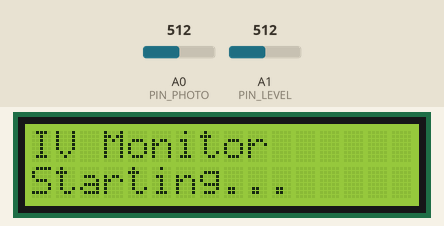
Bench run of a sketch on a simulated Arduino Uno, built with avr-gcc and run on an emulated ATmega328P. Parts: 16×2 character LCD. Inputs (shaded band) come from the test bench; at power-on: A0 (PIN_PHOTO) = 512, A1 (PIN_LEVEL) = 512. What the sketch prints to the serial monitor is not drawn.

Above: at 0.24 s.
At 5.0 s:
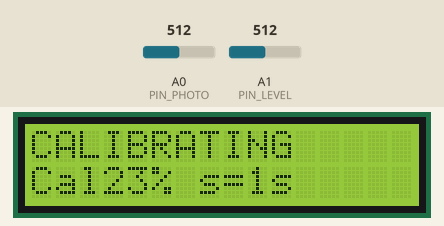
At 10.2 s:
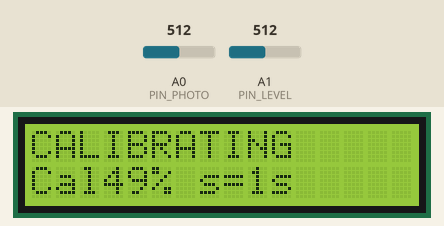
At 15.4 s:
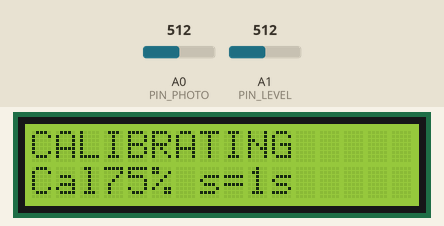
At 20.5 s:
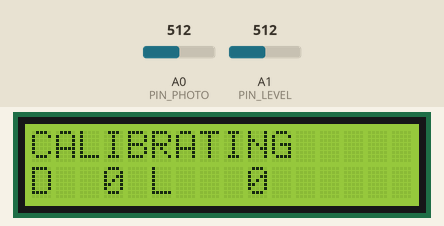
At 21.3 s:
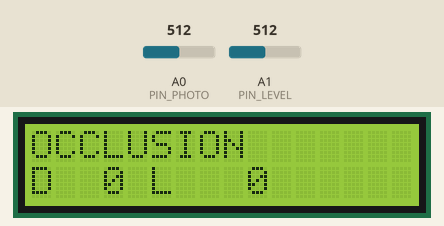

Measured:
- what the display in image 1 shows lasts 0.4 s, from 4.8 s to 5.2 s
- what the display in image 4 shows lasts 0.8 s, from 20.4 s to 21.2 s

The sketch:

iiiv_classifier.ino
```cpp
/*
 * IIIV — Water Level + Drip Rate Classifier (production-intent build)
 *
 * Designed for use with medical-grade IV bags. Fuses photoresistor drip-rate
 * sampling against water-level trend to classify normal flow, occlusion, and
 * leak states. This is the algorithm described in the project pitch deck.
 *
 * Status: bench-tested on prototype hardware during MedTech Hackathon 2026.
 * NOT clinically validated. Tuning constants (thresholds, window sizes) will
 * require recalibration for production IV bag geometry.
 */

#include <Arduino.h>
#include <LiquidCrystal.h>
#include <math.h>

// LCD1602 (Parallel) pins
static const uint8_t LCD_RS = 12;
static const uint8_t LCD_E  = 11;
static const uint8_t LCD_D4 = 5;
static const uint8_t LCD_D5 = 4;
static const uint8_t LCD_D6 = 3;
static const uint8_t LCD_D7 = 2;

LiquidCrystal lcd(LCD_RS, LCD_E, LCD_D4, LCD_D5, LCD_D6, LCD_D7);

// Sensor pins
static const uint8_t PIN_PHOTO = A0;
static const uint8_t PIN_LEVEL = A1;

// Timing
static const uint32_t SAMPLE_MS      = 50;
static const uint32_t WINDOW_MS      = 5000;   // compute rates every 5s
static const uint32_t DISPLAY_MS     = 400;
static const uint32_t CALIBRATION_MS = 4 * WINDOW_MS;  // baseline capture duration

// "State must persist"
static const uint32_t sTime = 1;
static const uint32_t STABLE_TIME_MS = sTime * 1000UL;

// Photoresistor drop detection tuning
static const int      PHOTO_DROP_DELTA = 16;   // lower threshold => detect smaller drip pulses
static const uint32_t PHOTO_MIN_MS_BETWEEN_DROPS = 120; // allow denser drip events
static const float    PHOTO_BASELINE_ALPHA = 0.015f; // slower baseline adaptation keeps transient sensitivity
static const uint8_t  PHOTO_MEDIAN_SAMPLES = 5; // odd number for median filter
static const float    PHOTO_FILTER_ALPHA = 0.30f; // light EMA after median for jitter reduction

// Water level filtering/tuning
static const float LEVEL_FILTER_ALPHA = 0.07f; // lower alpha for stronger smoothing
static const uint8_t LEVEL_MEDIAN_SAMPLES = 5; // odd number for median filter
static const float LEVEL_CHANGE_EPS   = 20.0f;   // delta threshold over WINDOW_MS; change between 20 and 40 depending on what works and what doesn't
static const float LEVEL_RATE_EPS     = LEVEL_CHANGE_EPS * (60000 / WINDOW_MS);   // near-zero rate threshold (units/min)

// Leak detection can use a tighter threshold than occlusion deadband.
static const float LEAK_LEVEL_DROP_EPS = 8.0f; // minimum decrease over WINDOW_MS to treat as leak-like
static const float LEAK_LEVEL_RATE_EPS = LEAK_LEVEL_DROP_EPS * (60000 / WINDOW_MS);

// Classification thresholds
static const float DROP_RATE_CLOSE_PCT  = 0.20f; // within ±20% baseline => close (stricter drip-rate matching)
static const float LEVEL_RATE_CLOSE_PCT = 0.30f; // within ±30% baseline => close
static const float DROP_RATE_LOW_FRAC   = 0.80f; // <= 80% of baseline => reduced/suspect
static const float NO_DROP_RATE_DPM     = 2.0f;  // <2 drops/min => no drops

// Status
enum class Status {
  CALIBRATING,
  NORMAL_FLOW,
  OCCLUSION,
  LEAK,
  REDUCED_SUSPECT,
  UNKNOWN
};

struct Rates {
  float dropRateDPM;    // drops/min
  float levelRateUPM;   // ADC units/min
  float levelDelta;     // ADC units over window
  uint32_t dropsInWindow;
};

// State
static uint32_t lastSampleMs  = 0;
static uint32_t lastDisplayMs = 0;

// init flags
static bool photoInit = false;
static bool photoFilterInit = false;
static bool levelInit = false;

static float photoBaseline = 0.0f;
static float photoFiltered = 0.0f;
static float levelFiltered = 0.0f;

static uint32_t lastDropMs = 0;
static bool dropArmed = true;

static uint32_t windowStartMs = 0;
static float levelAtWindowStart = 0.0f;
static uint32_t dropsInCurrentWindow = 0;

static Rates currentRates = {0, 0, 0, 0};
static bool haveRates = false; // valid after first full WINDOW_MS compute

// Baselines
static bool baselinesReady = false;
static float baselineDropRateDPM = 0.0f;
static float baselineLevelRateUPM = 0.0f;

// Calibration accumulators
static uint32_t calibStartMs = 0;
static uint32_t calibWindowCount = 0;
static float calibDropRateSum = 0.0f;
static float calibLevelRateSum = 0.0f;

// Candidate vs Committed (stability timer)
static Status committedStatus = Status::CALIBRATING;
static Status candidateStatus = Status::CALIBRATING;
static uint32_t candidateSinceMs = 0;

// Helpers
static float pctDiff(float a, float b) {
  const float denom = (fabsf(b) < 1e-3f) ? 1.0f : fabsf(b);
  return fabsf(a - b) / denom;
}

static const char* statusToText(Status s) {
  switch (s) {
    case Status::CALIBRATING:     return "CALIBRATING";
    case Status::NORMAL_FLOW:     return "NORMAL FLOW";
    case Status::OCCLUSION:       return "OCCLUSION";
    case Status::LEAK:            return "LEAK";
    case Status::REDUCED_SUSPECT: return "REDUCED/SUSPECT";
    default:                      return "UNKNOWN";
  }
}

static void lcdPrintPadded(const char* l1, const char* l2) {
  lcd.setCursor(0, 0);
  lcd.print("                ");
  lcd.setCursor(0, 0);
  lcd.print(l1);

  lcd.setCursor(0, 1);
  lcd.print("                ");
  lcd.setCursor(0, 1);
  lcd.print(l2);
}

// UNO NOTE: printf/snprintf generally don't support %f; format LCD with integers.
static void buildRatesLine(char out[17]) {
  long d = lroundf(currentRates.dropRateDPM);
  long l = lroundf(currentRates.levelRateUPM);
  d = constrain(d, -999L, 9999L);
  l = constrain(l, -9999L, 9999L);
  snprintf(out, 17, "D%3ld L%4ld", d, l);
}

static int readDenoisedPhotoAnalog() {
  int samples[PHOTO_MEDIAN_SAMPLES];
  for (uint8_t i = 0; i < PHOTO_MEDIAN_SAMPLES; ++i) {
    samples[i] = analogRead(PIN_PHOTO);
    delayMicroseconds(80);
  }

  for (uint8_t i = 1; i < PHOTO_MEDIAN_SAMPLES; ++i) {
    int key = samples[i];
    int j = i;
    while (j > 0 && samples[j - 1] > key) {
      samples[j] = samples[j - 1];
      --j;
    }
    samples[j] = key;
  }

  const int medianRaw = samples[PHOTO_MEDIAN_SAMPLES / 2];
  if (!photoFilterInit) {
    photoFiltered = (float)medianRaw;
    photoFilterInit = true;
  } else {
    photoFiltered = (1.0f - PHOTO_FILTER_ALPHA) * photoFiltered
                  + PHOTO_FILTER_ALPHA * (float)medianRaw;
  }

  return (int)lroundf(photoFiltered);
}

static int readMedianAnalog(uint8_t pin) {
  int samples[LEVEL_MEDIAN_SAMPLES];
  for (uint8_t i = 0; i < LEVEL_MEDIAN_SAMPLES; ++i) {
    samples[i] = analogRead(pin);
    delayMicroseconds(120);
  }

  for (uint8_t i = 1; i < LEVEL_MEDIAN_SAMPLES; ++i) {
    int key = samples[i];
    int j = i;
    while (j > 0 && samples[j - 1] > key) {
      samples[j] = samples[j - 1];
      --j;
    }
    samples[j] = key;
  }

  return samples[LEVEL_MEDIAN_SAMPLES / 2];
}

// Drop detection
static void updateDropDetection(int photoRaw, uint32_t nowMs) {
  if (!photoInit) {
    photoBaseline = (float)photoRaw;
    photoInit = true;
  }

  const float diff = fabsf((float)photoRaw - photoBaseline);

  if (dropArmed) {
    if (diff >= (float)PHOTO_DROP_DELTA) {
        if (nowMs - lastDropMs >= PHOTO_MIN_MS_BETWEEN_DROPS) {
            dropsInCurrentWindow++;
            lastDropMs = nowMs;
        }
        dropArmed = false;
    } else {
        photoBaseline = (1.0f - PHOTO_BASELINE_ALPHA) * photoBaseline
                      + PHOTO_BASELINE_ALPHA * (float)photoRaw;
    }
  } else {
    if (diff <= (float)(PHOTO_DROP_DELTA / 2)) {
        dropArmed = true;
    }
  }

}

// Rate computation
static void rollWindowAndCompute(uint32_t nowMs) {
  if (windowStartMs == 0) {
    windowStartMs = nowMs;
    levelAtWindowStart = levelFiltered;
    dropsInCurrentWindow = 0;
    return;
  }

  if (nowMs - windowStartMs >= WINDOW_MS) {
    const float minutes = (float)(nowMs - windowStartMs) / 60000.0f;
    const float levelDelta = levelFiltered - levelAtWindowStart;

    currentRates.dropsInWindow = dropsInCurrentWindow;
    currentRates.dropRateDPM   = (minutes > 0.0f) ? (dropsInCurrentWindow / minutes) : 0.0f;
    currentRates.levelDelta    = levelDelta;
    currentRates.levelRateUPM  = (minutes > 0.0f) ? (levelDelta / minutes) : 0.0f;

    haveRates = true;

    windowStartMs = nowMs;
    levelAtWindowStart = levelFiltered;
    dropsInCurrentWindow = 0;
  }
}

// Calibration
static void updateCalibration(uint32_t nowMs) {
  if (calibStartMs == 0) calibStartMs = nowMs;

  static uint32_t lastAccumulatedWindowStart = 0;

  if (haveRates && windowStartMs != 0 && windowStartMs != lastAccumulatedWindowStart) {
    if ((nowMs - calibStartMs) > WINDOW_MS) {
      calibDropRateSum  += currentRates.dropRateDPM;
      calibLevelRateSum += currentRates.levelRateUPM;
      calibWindowCount++;
    }
    lastAccumulatedWindowStart = windowStartMs;
  }

  if ((nowMs - calibStartMs) >= CALIBRATION_MS && calibWindowCount >= 2) {
    baselineDropRateDPM  = calibDropRateSum  / (float)calibWindowCount;
    baselineLevelRateUPM = calibLevelRateSum / (float)calibWindowCount;

    if (baselineDropRateDPM <= NO_DROP_RATE_DPM) {
      baselineDropRateDPM = NO_DROP_RATE_DPM + 0.1f;
      baselineLevelRateUPM = 0.0f;
    }

    baselinesReady = true;
  }
}

// Classification (candidate)
static Status classifyCandidate(const Rates& r) {
  if (!baselinesReady || !haveRates) return Status::CALIBRATING;

  const bool noDrops = (r.dropRateDPM <= NO_DROP_RATE_DPM);
  const bool levelDroppingForLeak =
      (r.levelDelta <= -LEAK_LEVEL_DROP_EPS) ||
      (r.levelRateUPM <= -LEAK_LEVEL_RATE_EPS);

  const bool noLevelChange =
      (fabsf(r.levelDelta) <= LEVEL_CHANGE_EPS) &&
      (fabsf(r.levelRateUPM) <= LEVEL_RATE_EPS);

  const bool levelChanging = !noLevelChange;

  if (noDrops && levelDroppingForLeak) return Status::LEAK;
  if (noLevelChange && noDrops) return Status::OCCLUSION;
  if (levelChanging && noDrops) return Status::LEAK;

  const bool dropClose  = (pctDiff(r.dropRateDPM,  baselineDropRateDPM)  <= DROP_RATE_CLOSE_PCT);
  const bool levelClose = (pctDiff(r.levelRateUPM, baselineLevelRateUPM) <= LEVEL_RATE_CLOSE_PCT);

  if (dropClose && levelClose) return Status::NORMAL_FLOW;

  // Reduced flow / suspect leak
  if (baselineDropRateDPM > 0.1f) {
    const float frac = r.dropRateDPM / baselineDropRateDPM;
    if (levelChanging && frac <= DROP_RATE_LOW_FRAC) {
      return Status::REDUCED_SUSPECT;
    }
  }

  return Status::REDUCED_SUSPECT;
}

// Stability gating
static void updateCommittedStatus(Status newCandidate, uint32_t nowMs) {
  if (newCandidate != candidateStatus) {
    candidateStatus = newCandidate;
    candidateSinceMs = nowMs;
    return;
  }

  if (committedStatus != candidateStatus) {
    if (nowMs - candidateSinceMs >= STABLE_TIME_MS) {
      committedStatus = candidateStatus;
    }
  }
}

void setup() {
  Serial.begin(115200);

  pinMode(PIN_PHOTO, INPUT);
  pinMode(PIN_LEVEL, INPUT);

  lcd.begin(16, 2);
  lcdPrintPadded("IV Monitor", "Starting...");

  committedStatus = Status::CALIBRATING;
  candidateStatus = Status::CALIBRATING;
  candidateSinceMs = millis();
}

void loop()
{
  const uint32_t nowMs = millis();

  if (nowMs - lastSampleMs >= SAMPLE_MS) {
    lastSampleMs = nowMs;

    const int photoRaw = readDenoisedPhotoAnalog();
    const int levelRaw = readMedianAnalog(PIN_LEVEL);

    // Filter level
    if (!levelInit) {
      levelFiltered = (float)levelRaw;
      levelInit = true;
    } else {
      levelFiltered = (1.0f - LEVEL_FILTER_ALPHA) * levelFiltered
                    + LEVEL_FILTER_ALPHA * (float)levelRaw;
    }

    updateDropDetection(photoRaw, nowMs);
    rollWindowAndCompute(nowMs);

    if (!baselinesReady) {
      updateCalibration(nowMs);
      updateCommittedStatus(Status::CALIBRATING, nowMs);
    } else {
      Status cand = classifyCandidate(currentRates);
      updateCommittedStatus(cand, nowMs);
    }

    // Debug (Serial supports floats fine on UNO)
    Serial.print("cand="); Serial.print(statusToText(candidateStatus));
    Serial.print(" comm="); Serial.print(statusToText(committedStatus));
    Serial.print(" dropDPM="); Serial.print(currentRates.dropRateDPM, 1);
    Serial.print(" levelUPM="); Serial.print(currentRates.levelRateUPM, 1);
    Serial.print(" baseDrop="); Serial.print(baselineDropRateDPM, 1);
    Serial.print(" baseLvl="); Serial.println(baselineLevelRateUPM, 1);
  }

  if (nowMs - lastDisplayMs >= DISPLAY_MS)
  {
    lastDisplayMs = nowMs;

    char line1[17];
    char line2[17];

    snprintf(line1, 17, "%-16s", statusToText(committedStatus));

    if (!baselinesReady) {
      uint32_t elapsed = (calibStartMs == 0) ? 0 : (millis() - calibStartMs);
      uint32_t pct = (CALIBRATION_MS == 0) ? 0 : (elapsed * 100UL / CALIBRATION_MS);
      if (pct > 99) pct = 99;
      snprintf(line2, 17, "Cal%2lu%% s=%lus",
               (unsigned long)pct,
               (unsigned long)sTime);
    } else {
      buildRatesLine(line2);
    }

    lcdPrintPadded(line1, line2);
    }
  }
```
